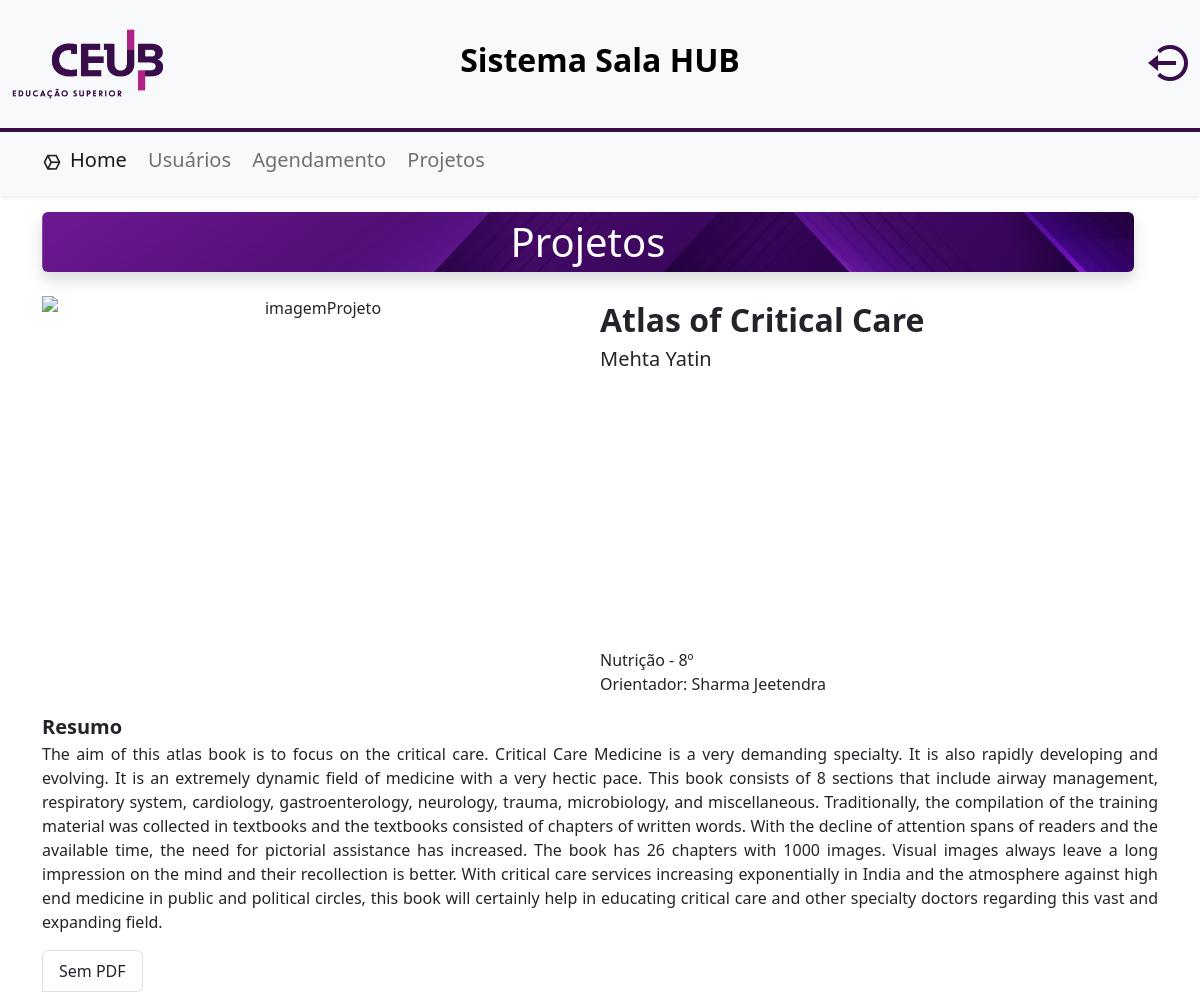
The app's page /index.php?menuop=info-projetos&idProjetos=3 with its own data.
### tables this page shows
CREATE TABLE `tbprojetos` (
  `idProjetos` int(11) NOT NULL,
  `nomeProjetos` varchar(50) NOT NULL,
  `autoresProjetos` varchar(500) NOT NULL,
  `cursoProjetos` varchar(50) NOT NULL,
  `semestreProjetos` int(11) NOT NULL,
  `orientadorProjetos` varchar(50) NOT NULL,
  `resumoProjetos` varchar(2500) NOT NULL,
  `usuarioIdProjetos` int(11) NOT NULL,
  `visivelProjetos` int(11) NOT NULL
);

### paginas/projetos/info-projetos.php (the view, shortened to what this page needs)
<?php
$idProjetos = $_GET['idProjetos'];
$sql = "SELECT * FROM tbprojetos WHERE idProjetos = {$idProjetos}";
$rs = mysqli_query($conexao, $sql) or die("Erro na recuperação dos dados do registro. " . mysqli_error($conexao));
$dados = mysqli_fetch_assoc($rs);
if (mysqli_num_rows($rs) == 0 || $dados['visivelProjetos'] != 0) {
    header("Location: index.php?menuop=projetos");
    exit();
} else {
    $titulo = $dados['nomeProjetos'];
    $autor = $dados['autoresProjetos'];
    $curso = $dados['cursoProjetos'];
    $semestre = $dados['semestreProjetos'];
    $orientador = $dados['orientadorProjetos'];
    $resumo = $dados['resumoProjetos'];
}
?>
<div class="container">
    <?php
    $sqlFile = "SELECT * FROM tbarquivos WHERE idSeuProjeto = {$idProjetos}";
    $rsFile = mysqli_query($conexao, $sqlFile) or die("Erro na recuperação dos dados do registro. " . mysqli_error($conexao));
    $dadosFile = mysqli_fetch_assoc($rsFile);
    if (isset($dadosFile['nomeArquivo'])) {
        $nomeArquivo = $dadosFile['nomeArquivo'];
    } else {
        $nomeArquivo = NULL;
    }
    ?>
    <header class="text-center mt-3 mb-4 me-4">
        <div class="rounded shadow" style="background-image: url('./img/strip.jpg'); background-size:cover;">
            <span class="fs-1" style="color:white;">Projetos</span>
        </div>
    </header>
    <div class="row mt-3" style="min-height: 400px;">
        <div class="col-6 text-center container-fluid">
            <div id="mainCarousel" class="carousel slide" data-bs-ride="true">
                <div class="carousel-indicators">
                    <?php
                    $sqlImg = "SELECT nomeImagem FROM tbimagens WHERE idSeuProjeto = $idProjetos";
                    $rsImg = mysqli_query($conexao, $sqlImg) or die("Erro ao executar consulta!" . mysqli_error($conexao));
                    $rsArray = array();
                    while ($dadosImg = mysqli_fetch_assoc($rsImg)) {
                        array_push($rsArray, $dadosImg['nomeImagem']);
                    }
                    ?>
                    <?php
                    if (count($rsArray)) { ?>
                        <button type="button" data-bs-target="#mainCarousel" data-bs-slide-to="0" class="active" aria-current="true" aria-label="Slide 1"></button>
                    <?php }
                    for ($i = 1; $i < count($rsArray); $i++) { ?>
                        <button type="button" data-bs-target="#mainCarousel" data-bs-slide-to="<?= $i ?>" aria-label="<?= 'Slide ' . $i ?>"></button>
                    <?php } ?>
                </div>
                <div class="carousel-inner">
                    <div class="carousel-item active">
                        <?php
                        if (count($rsArray) > 0) { ?>
                            <img src="<?= 'uploads/img/' . $idProjetos . '/' . $rsArray[0] ?>" class="d-block w-100 img-fluid project-img" alt="imagemProjeto">
                        <?php } else { ?>
                            <img src="img/sche.jpg" class="d-block w-100 img-fluid project-img" alt="imagemProjeto">
                        <?php } ?>
                    </div>
                </div>
                <button class="carousel-control-prev" type="button" data-bs-target="#mainCarousel" data-bs-slide="prev">
                    <span class="carousel-control-prev-icon" aria-hidden="true"></span>
                </button>
                <button class="carousel-control-next" type="button" data-bs-target="#mainCarousel" data-bs-slide="next">
                    <span class="carousel-control-next-icon" aria-hidden="true"></span>
                </button>
            </div>
        </div>
        <div class="col-6 d-flex flex-column g-0" style="height: auto;">
            <div class="fs-2 fw-bold">
                <?php echo "$titulo" ?>
            </div>
            <div class="fs-5"><?php echo "$autor" ?></div>
            <div class="d-flex align-items-end" style="height: 100%;">
                <div class="row flex-fill">
                    <div class="fs-6"><?php echo "$curso" ?> - <?php echo "$semestre" ?>º</div>
                    <div class="fs-6">Orientador: <?php echo "$orientador" ?></div>
                </div>
            </div>
        </div>
    </div>
    <div class="mt-3">
        <div class="fw-bold fs-5">Resumo</div>
        <div class="about">
            <?php echo htmlentities($resumo) ?>
        </div>
    </div>
    <div class="d-flex justify-content-between mt-3">
        <div>
            <ul class="list-group list-group-horizontal">
                <?php
                if (file_exists('uploads/arquivos/' . $idProjetos . '/' . $nomeArquivo)) { ?>
                    <li class="list-group-item"><a href="<?= 'uploads/arquivos/' . $idProjetos . '/' . $nomeArquivo ?>" class="text-decoration-none" target="_blank">Abrir PDF</a></li>
                    <li class="list-group-item"><a href="<?= 'uploads/arquivos/' . $idProjetos . '/' . $nomeArquivo ?>" class="text-decoration-none" download>Baixar PDF</a></li>
                <?php } else { ?>
                    <li class="list-group-item">Sem PDF</li>
                <?php } ?>
            </ul>
        </div>
    </div>
</div>

### css/estilo-padrao.css (style rules this page uses)
.project-img { height: 400px; width: 711px; object-fit: cover; }
.about { text-align: justify; text-justify: inter-word; }

### records on screen
tbprojetos: nomeProjetos "Atlas of Critical Care", autoresProjetos "Mehta Yatin", cursoProjetos "Nutrição", semestreProjetos "8", orientadorProjetos "Sharma Jeetendra", resumoProjetos "The aim of this atlas book is to focus on the critical care. Critical Care Medicine is a very demanding specialty. It is also rapidly developing and evolving. It is an extremely dynamic field of medicine with a very hectic pace. This book consists of 8 sections that include airway management, respiratory system, cardiology, gastroenterology, neurology, trauma, microbiology, and miscellaneous. Traditionally, the compilation of the training material was collected in textbooks and the textbooks consisted of chapters of written words. With the decline of attention spans of readers and the available time, the need for pictorial assistance has increased. The book has 26 chapters with 1000 images.…"
